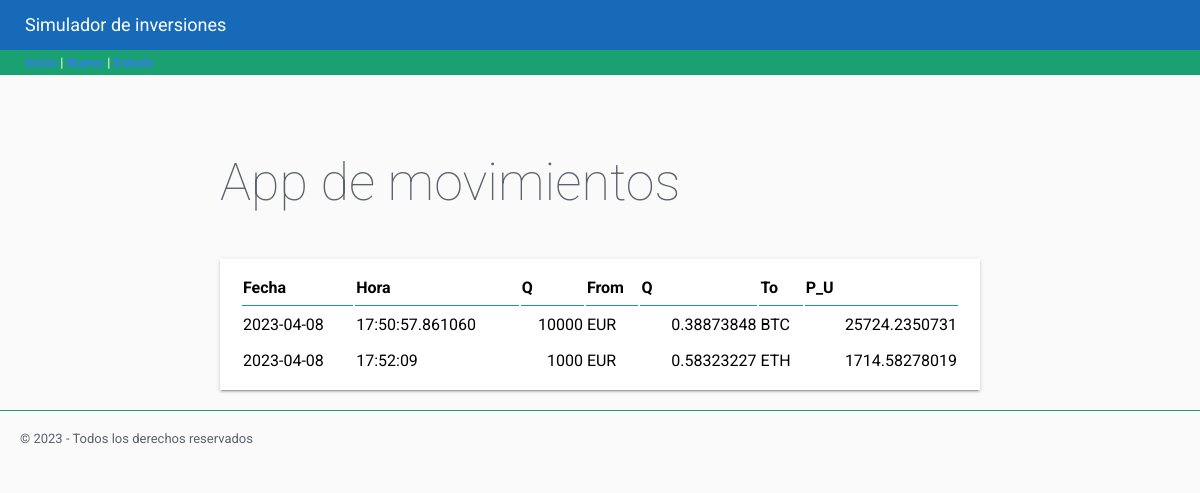
Before: / with the older database file.
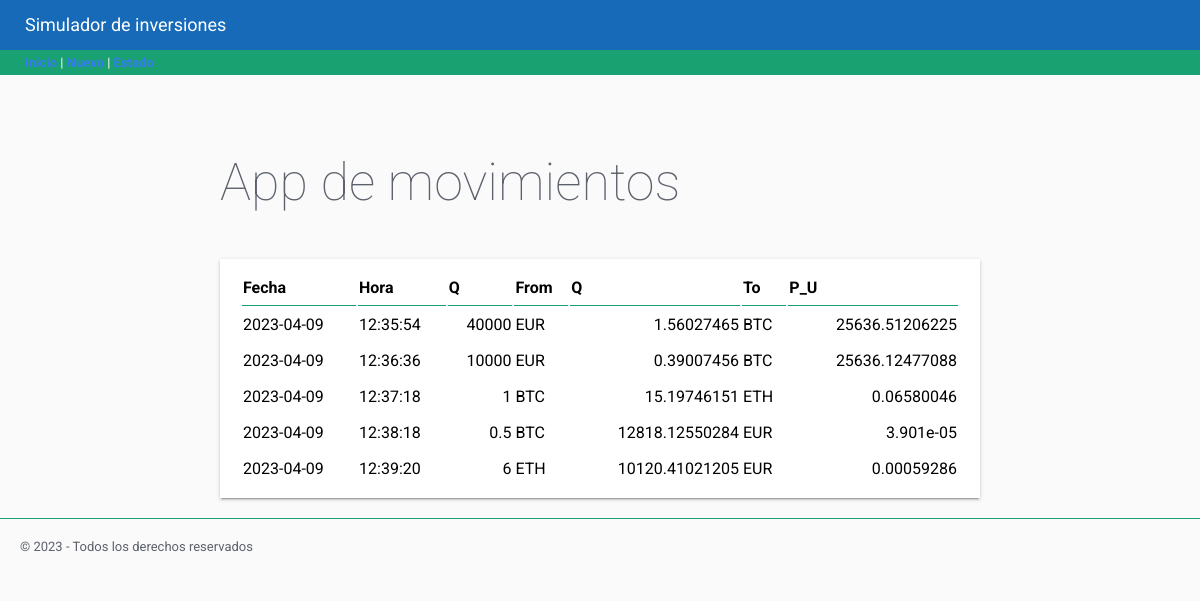
After: the same page with the newer database file.
### tables this page shows
CREATE TABLE "movimientos" (
	"id"	INTEGER NOT NULL UNIQUE,
	"fecha"	TEXT NOT NULL,
	"hora"	TEXT NOT NULL,
	"moneda_from"	TEXT NOT NULL,
	"cantidad_from"	NUMERIC NOT NULL,
	"moneda_to"	TEXT NOT NULL,
	"cantidad_to"	NUMERIC NOT NULL,
	"precio_unitario"	NUMERIC NOT NULL,
	PRIMARY KEY("id" AUTOINCREMENT)
);

### cryptos/views.py (the view)
@app.route('/')
def home():
    consulta = 'SELECT id, fecha, hora, moneda_from , cantidad_from, moneda_to, cantidad_to,precio_unitario FROM movimientos'
    movimientos = db.consultaSQL(consulta)
    return render_template("inicio.html", movs=movimientos)

### cryptos/models.py (called while the page is built)
    def consultaSQL(self,consulta):
        conexion = sqlite3.connect(self.ruta)
        cursor = conexion.cursor()
        cursor.execute(consulta)
        datos = cursor.fetchall()
        movimientos = []
        nombres_columna = []
        for columna in cursor.description:
            nombres_columna.append(columna[0])
        for dato in datos:
            indice = 0
            movimiento = {}
            for nombre in nombres_columna:
                movimiento[nombre] = dato[indice]
                indice += 1
            movimientos.append(movimiento)
        conexion.close()
        return movimientos

### cryptos/templates/inicio.html (shortened to what this page needs)
{% extends "base.html"%}
{% block contenido %}
<table class="paper">
            <tr>
                <th class="titulo-table">Fecha</th>
                <th class="titulo-table">Hora</th>
                <th class="titulo-table">Q</th>
                <th class="titulo-table">From</th>
                <th class="titulo-table">Q</th>
                <th class="titulo-table">To</th>
                <th class="titulo-table">P_U</th>
            </tr>
            {% if movs%}
            {% for m in movs %}
            <tr>
                <td>
                    {% if m.fecha %}
                    {{ m.fecha }}
                    {% else %}
                    ---
                    {% endif %}
                </td>
                <td>{{m.hora}}</td>
                <td class="numero">{{m.cantidad_from | round(8)}}</td>
                <td>{{m.moneda_from}}</td>
                <td class="numero">{{m.cantidad_to | round(8)}}</td>
                <td>{{m.moneda_to}}</td>
                <td class="numero">{{m.precio_unitario | round(8)}}</td>
            </tr>
            {% endfor %}
            {% else %}
                <td colspan="7" class ="lista-vacia"> No hay movimientos </td>
            {% endif %}
</table>
{% endblock contenido%}

### cryptos/templates/base.html (shortened to what this page needs)
<!DOCTYPE html>
<html lang="en">
<head>
    <link rel="stylesheet"
    href="https://cdnjs.cloudflare.com/ajax/libs/font-awesome/6.3.0/css/all.min.css">
    <link rel="stylesheet" href="/static/css/flat-remix.css">
    <link rel="stylesheet" href="/static/css/styles.css">
</head>
<body>
    {% include 'components/header.html'%}
    {% include 'components/navbar.html'%}
    <main>
        {% block page_title%}
        <h1>App de movimientos</h1>
        {% endblock page_title%}
        {% block contenido %}
        {% endblock %}
    </main>
    {% include 'components/footer.html'%}
</body>
</html>

### cryptos/templates/components/header.html
<header>Simulador de inversiones</header>

### cryptos/templates/components/navbar.html
<nav>
    <a href="/">Inicio</a> |
    <a href="/nuevo">Nuevo</a> |
    <a href="/estado">Estado</a>
</nav>

### cryptos/templates/components/footer.html
<footer class ="pie-pagina"> © 2023 - Todos los derechos reservados </footer>

### cryptos/static/css/flat-remix.css (style rules this page uses)
* { box-sizing: border-box; outline: none; -webkit-appearance: none; -webkit-tap-highlight-color: transparent !important; -webkit-tap-highlight-color: rgba(0, 0, 0, 0) !important; -webkit-touch-callout: none; font-family: "Roboto", sans-serif; letter-spacing: 0; }
body { background-color: #FAFAFA; color: #5c616c; margin: 0; font-size: 13px; cursor: default; user-select: none; -webkit-user-select: none; -khtml-user-select: none; -moz-user-select: none; -ms-user-select: none; }
a:link, a:visited, a:active, a { color: #367bf0; font-weight: bold; text-decoration: none; cursor: pointer; }
h1, h2, h3, h4, h5, h6 { line-height: 1.5em; }
h1 { font-size: 4em; font-weight: lighter; margin: .7em 0; }
section, article, .section, .article, .paper { line-height: 2em; word-wrap: break-word; word-break: normal; line-height: 2em; }
.paper { font-size: 16px; box-shadow: 0 2px 2px 0 rgba(0, 0, 0, .14), 0 3px 1px -2px rgba(0, 0, 0, .2), 0 1px 5px 0 rgba(0, 0, 0, .12); padding: 10px 20px; background-color: #FFF; margin-top: 20px; min-height: 100px; color: #000; }

### cryptos/static/css/styles.css (style rules this page uses)
:root { --primary-color: #176ab8; --secondary-color: #19a171; --medium-gray: #666; --error-color: var(--primary-color); --default-border: solid thin var(--secondary-color) }
header { background-color: var(--primary-color); color: white; height: 50px; font-size: large; line-height: 50px; padding-left: 25px; }
nav { background-color: var(--secondary-color); color: #FFF; height: 25px; line-height: 25px; padding-left: 25px; }
nav a, nav a:active, nav a:focus, nav a:hover, nav a:visited, nav a { color: white; }
main { max-width: 800px; margin: auto; padding: 20px; }
table.paper { width: 100%; }
.titulo-table { border-bottom: var(--default-border); text-align: left; }
.numero, .acciones { text-align: right; }
.pie-pagina { padding: 20px; border-top: var(--default-border); }

Changed rows visible on the page:
removed movimientos: fecha "2023-04-08", hora "17:50:57.861060", cantidad_from "10000", moneda_from "EUR", cantidad_to "0.38873848", moneda_to "BTC", precio_unitario "25724.2350731"
removed movimientos: fecha "2023-04-08", hora "17:52:09", cantidad_from "1000", moneda_from "EUR", cantidad_to "0.58323227", moneda_to "ETH", precio_unitario "1714.58278019"
added movimientos: fecha "2023-04-09", hora "12:35:54", cantidad_from "40000", moneda_from "EUR", cantidad_to "1.56027465", moneda_to "BTC", precio_unitario "25636.51206225"
added movimientos: fecha "2023-04-09", hora "12:36:36", cantidad_from "10000", moneda_from "EUR", cantidad_to "0.39007456", moneda_to "BTC", precio_unitario "25636.12477088"
added movimientos: fecha "2023-04-09", hora "12:37:18", cantidad_from "1", moneda_from "BTC", cantidad_to "15.19746151", moneda_to "ETH", precio_unitario "0.06580046"
added movimientos: fecha "2023-04-09", hora "12:38:18", cantidad_from "0.5", moneda_from "BTC", cantidad_to "12818.12550284", moneda_to "EUR", precio_unitario "3.901e-05"
added movimientos: fecha "2023-04-09", hora "12:39:20", cantidad_from "6", moneda_from "ETH", cantidad_to "10120.41021205", moneda_to "EUR", precio_unitario "0.00059286"
